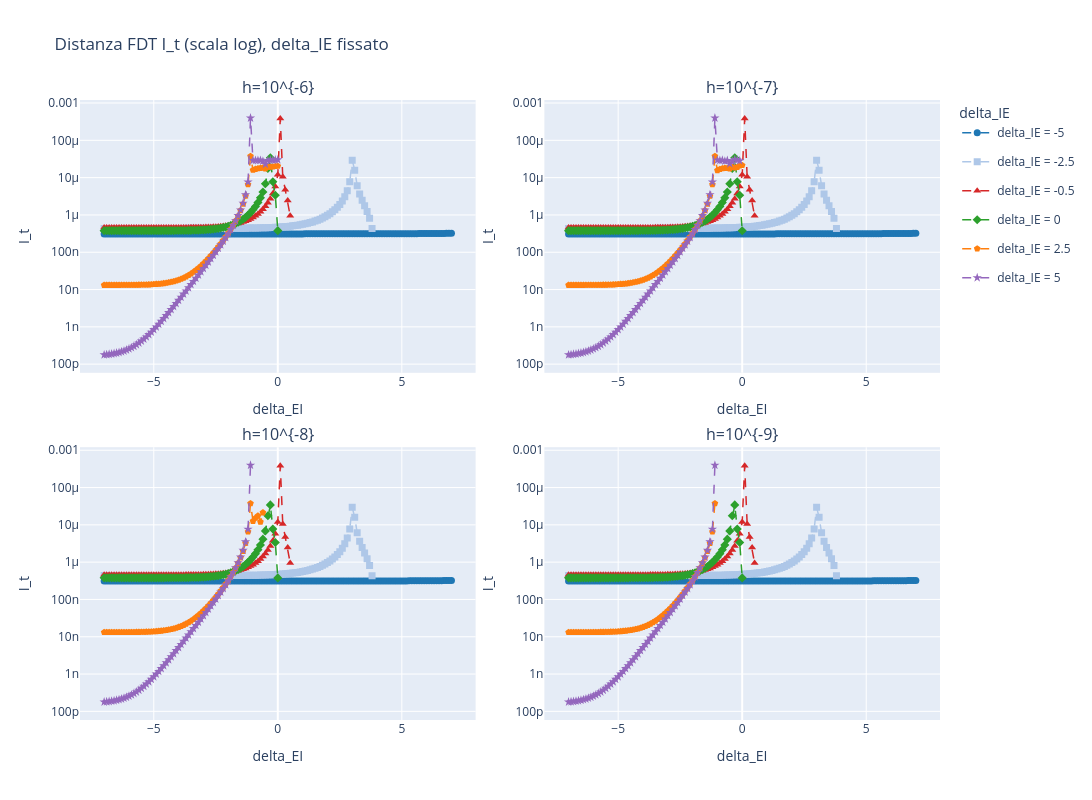

Here is the notebook cell this chart was saved with:
### Code cell
fig_die_log = plot_I_t_lines_interactive(
    results_die, valori_die, "delta_EI", "delta_IE",
    "Distanza FDT I_t (scala log), delta_IE fissato",
    yscale="log",
)
fig_die_log.show()

### Figure 1 — Plotly figure (JSON) as saved in the notebook; plotly's stock layout.template omitted (floating-point values rounded to 4 significant figures; data arrays with more than 128 entries replaced by an {"elided": "..."} marker saying what was removed)
{"data": [{"hovertemplate": "delta_IE = -5<br>delta_EI = %{x:.4g}<br>I_t = %{y:.6g}<extra></extra>", "legendgroup": "target_-5", "line": {"color": "rgb(31,119,180)", "dash": "dash", "width": 1.5}, "marker": {"color": "rgb(31,119,180)", "size": 7, "symbol": "circle"}, "mode": "lines+markers", "name": "delta_IE = -5", "showlegend": true, "type": "scatter", "x": {"elided": "141 float values"}, "xaxis": "x", "y": {"elided": "141 float values"}, "yaxis": "y"}, {"hovertemplate": "delta_IE = -2.5<br>delta_EI = %{x:.4g}<br>I_t = %{y:.6g}<extra></extra>", "legendgroup": "target_-2.5", "line": {"color": "rgb(174,199,232)", "dash": "dash", "width": 1.5}, "marker": {"color": "rgb(174,199,232)", "size": 7, "symbol": "square"}, "mode": "lines+markers", "name": "delta_IE = -2.5", "showlegend": true, "type": "scatter", "x": {"elided": "141 float values"}, "xaxis": "x", "y": {"elided": "141 float values"}, "yaxis": "y"}, {"hovertemplate": "delta_IE = -0.5<br>delta_EI = %{x:.4g}<br>I_t = %{y:.6g}<extra></extra>", "legendgroup": "target_-0.5", "line": {"color": "rgb(214,39,40)", "dash": "dash", "width": 1.5}, "marker": {"color": "rgb(214,39,40)", "size": 7, "symbol": "triangle-up"}, "mode": "lines+markers", "name": "delta_IE = -0.5", "showlegend": true, "type": "scatter", "x": {"elided": "141 float values"}, "xaxis": "x", "y": {"elided": "141 float values"}, "yaxis": "y"}, {"hovertemplate": "delta_IE = 0<br>delta_EI = %{x:.4g}<br>I_t = %{y:.6g}<extra></extra>", "legendgroup": "target_0", "line": {"color": "rgb(44,160,44)", "dash": "dash", "width": 1.5}, "marker": {"color": "rgb(44,160,44)", "size": 7, "symbol": "diamond"}, "mode": "lines+markers", "name": "delta_IE = 0", "showlegend": true, "type": "scatter", "x": {"elided": "141 float values"}, "xaxis": "x", "y": {"elided": "141 float values"}, "yaxis": "y"}, {"hovertemplate": "delta_IE = 2.5<br>delta_EI = %{x:.4g}<br>I_t = %{y:.6g}<extra></extra>", "legendgroup": "target_2.5", "line": {"color": "rgb(255,127,14)", "dash": "dash", "width": 1.5}, "marker": {"color": "rgb(255,127,14)", "size": 7, "symbol": "pentagon"}, "mode": "lines+markers", "name": "delta_IE = 2.5", "showlegend": true, "type": "scatter", "x": {"elided": "141 float values"}, "xaxis": "x", "y": {"elided": "141 float values"}, "yaxis": "y"}, {"hovertemplate": "delta_IE = 5<br>delta_EI = %{x:.4g}<br>I_t = %{y:.6g}<extra></extra>", "legendgroup": "target_5", "line": {"color": "rgb(148,103,189)", "dash": "dash", "width": 1.5}, "marker": {"color": "rgb(148,103,189)", "size": 7, "symbol": "star"}, "mode": "lines+markers", "name": "delta_IE = 5", "showlegend": true, "type": "scatter", "x": {"elided": "141 float values"}, "xaxis": "x", "y": {"elided": "141 float values"}, "yaxis": "y"}, {"hovertemplate": "delta_IE = -5<br>delta_EI = %{x:.4g}<br>I_t = %{y:.6g}<extra></extra>", "legendgroup": "target_-5", "line": {"color": "rgb(31,119,180)", "dash": "dash", "width": 1.5}, "marker": {"color": "rgb(31,119,180)", "size": 7, "symbol": "circle"}, "mode": "lines+markers", "name": "delta_IE = -5", "showlegend": false, "type": "scatter", "x": {"elided": "141 float values"}, "xaxis": "x2", "y": {"elided": "141 float values"}, "yaxis": "y2"}, {"hovertemplate": "delta_IE = -2.5<br>delta_EI = %{x:.4g}<br>I_t = %{y:.6g}<extra></extra>", "legendgroup": "target_-2.5", "line": {"color": "rgb(174,199,232)", "dash": "dash", "width": 1.5}, "marker": {"color": "rgb(174,199,232)", "size": 7, "symbol": "square"}, "mode": "lines+markers", "name": "delta_IE = -2.5", "showlegend": false, "type": "scatter", "x": {"elided": "141 float values"}, "xaxis": "x2", "y": {"elided": "141 float values"}, "yaxis": "y2"}, {"hovertemplate": "delta_IE = -0.5<br>delta_EI = %{x:.4g}<br>I_t = %{y:.6g}<extra></extra>", "legendgroup": "target_-0.5", "line": {"color": "rgb(214,39,40)", "dash": "dash", "width": 1.5}, "marker": {"color": "rgb(214,39,40)", "size": 7, "symbol": "triangle-up"}, "mode": "lines+markers", "name": "delta_IE = -0.5", "showlegend": false, "type": "scatter", "x": {"elided": "141 float values"}, "xaxis": "x2", "y": {"elided": "141 float values"}, "yaxis": "y2"}, {"hovertemplate": "delta_IE = 0<br>delta_EI = %{x:.4g}<br>I_t = %{y:.6g}<extra></extra>", "legendgroup": "target_0", "line": {"color": "rgb(44,160,44)", "dash": "dash", "width": 1.5}, "marker": {"color": "rgb(44,160,44)", "size": 7, "symbol": "diamond"}, "mode": "lines+markers", "name": "delta_IE = 0", "showlegend": false, "type": "scatter", "x": {"elided": "141 float values"}, "xaxis": "x2", "y": {"elided": "141 float values"}, "yaxis": "y2"}, {"hovertemplate": "delta_IE = 2.5<br>delta_EI = %{x:.4g}<br>I_t = %{y:.6g}<extra></extra>", "legendgroup": "target_2.5", "line": {"color": "rgb(255,127,14)", "dash": "dash", "width": 1.5}, "marker": {"color": "rgb(255,127,14)", "size": 7, "symbol": "pentagon"}, "mode": "lines+markers", "name": "delta_IE = 2.5", "showlegend": false, "type": "scatter", "x": {"elided": "141 float values"}, "xaxis": "x2", "y": {"elided": "141 float values"}, "yaxis": "y2"}, {"hovertemplate": "delta_IE = 5<br>delta_EI = %{x:.4g}<br>I_t = %{y:.6g}<extra></extra>", "legendgroup": "target_5", "line": {"color": "rgb(148,103,189)", "dash": "dash", "width": 1.5}, "marker": {"color": "rgb(148,103,189)", "size": 7, "symbol": "star"}, "mode": "lines+markers", "name": "delta_IE = 5", "showlegend": false, "type": "scatter", "x": {"elided": "141 float values"}, "xaxis": "x2", "y": {"elided": "141 float values"}, "yaxis": "y2"}, {"hovertemplate": "delta_IE = -5<br>delta_EI = %{x:.4g}<br>I_t = %{y:.6g}<extra></extra>", "legendgroup": "target_-5", "line": {"color": "rgb(31,119,180)", "dash": "dash", "width": 1.5}, "marker": {"color": "rgb(31,119,180)", "size": 7, "symbol": "circle"}, "mode": "lines+markers", "name": "delta_IE = -5", "showlegend": false, "type": "scatter", "x": {"elided": "141 float values"}, "xaxis": "x3", "y": {"elided": "141 float values"}, "yaxis": "y3"}, {"hovertemplate": "delta_IE = -2.5<br>delta_EI = %{x:.4g}<br>I_t = %{y:.6g}<extra></extra>", "legendgroup": "target_-2.5", "line": {"color": "rgb(174,199,232)", "dash": "dash", "width": 1.5}, "marker": {"color": "rgb(174,199,232)", "size": 7, "symbol": "square"}, "mode": "lines+markers", "name": "delta_IE = -2.5", "showlegend": false, "type": "scatter", "x": {"elided": "141 float values"}, "xaxis": "x3", "y": {"elided": "141 float values"}, "yaxis": "y3"}, {"hovertemplate": "delta_IE = -0.5<br>delta_EI = %{x:.4g}<br>I_t = %{y:.6g}<extra></extra>", "legendgroup": "target_-0.5", "line": {"color": "rgb(214,39,40)", "dash": "dash", "width": 1.5}, "marker": {"color": "rgb(214,39,40)", "size": 7, "symbol": "triangle-up"}, "mode": "lines+markers", "name": "delta_IE = -0.5", "showlegend": false, "type": "scatter", "x": {"elided": "141 float values"}, "xaxis": "x3", "y": {"elided": "141 float values"}, "yaxis": "y3"}, {"hovertemplate": "delta_IE = 0<br>delta_EI = %{x:.4g}<br>I_t = %{y:.6g}<extra></extra>", "legendgroup": "target_0", "line": {"color": "rgb(44,160,44)", "dash": "dash", "width": 1.5}, "marker": {"color": "rgb(44,160,44)", "size": 7, "symbol": "diamond"}, "mode": "lines+markers", "name": "delta_IE = 0", "showlegend": false, "type": "scatter", "x": {"elided": "141 float values"}, "xaxis": "x3", "y": {"elided": "141 float values"}, "yaxis": "y3"}, {"hovertemplate": "delta_IE = 2.5<br>delta_EI = %{x:.4g}<br>I_t = %{y:.6g}<extra></extra>", "legendgroup": "target_2.5", "line": {"color": "rgb(255,127,14)", "dash": "dash", "width": 1.5}, "marker": {"color": "rgb(255,127,14)", "size": 7, "symbol": "pentagon"}, "mode": "lines+markers", "name": "delta_IE = 2.5", "showlegend": false, "type": "scatter", "x": {"elided": "141 float values"}, "xaxis": "x3", "y": {"elided": "141 float values"}, "yaxis": "y3"}, {"hovertemplate": "delta_IE = 5<br>delta_EI = %{x:.4g}<br>I_t = %{y:.6g}<extra></extra>", "legendgroup": "target_5", "line": {"color": "rgb(148,103,189)", "dash": "dash", "width": 1.5}, "marker": {"color": "rgb(148,103,189)", "size": 7, "symbol": "star"}, "mode": "lines+markers", "name": "delta_IE = 5", "showlegend": false, "type": "scatter", "x": {"elided": "141 float values"}, "xaxis": "x3", "y": {"elided": "141 float values"}, "yaxis": "y3"}, {"hovertemplate": "delta_IE = -5<br>delta_EI = %{x:.4g}<br>I_t = %{y:.6g}<extra></extra>", "legendgroup": "target_-5", "line": {"color": "rgb(31,119,180)", "dash": "dash", "width": 1.5}, "marker": {"color": "rgb(31,119,180)", "size": 7, "symbol": "circle"}, "mode": "lines+markers", "name": "delta_IE = -5", "showlegend": false, "type": "scatter", "x": {"elided": "141 float values"}, "xaxis": "x4", "y": {"elided": "141 float values"}, "yaxis": "y4"}, {"hovertemplate": "delta_IE = -2.5<br>delta_EI = %{x:.4g}<br>I_t = %{y:.6g}<extra></extra>", "legendgroup": "target_-2.5", "line": {"color": "rgb(174,199,232)", "dash": "dash", "width": 1.5}, "marker": {"color": "rgb(174,199,232)", "size": 7, "symbol": "square"}, "mode": "lines+markers", "name": "delta_IE = -2.5", "showlegend": false, "type": "scatter", "x": {"elided": "141 float values"}, "xaxis": "x4", "y": {"elided": "141 float values"}, "yaxis": "y4"}, {"hovertemplate": "delta_IE = -0.5<br>delta_EI = %{x:.4g}<br>I_t = %{y:.6g}<extra></extra>", "legendgroup": "target_-0.5", "line": {"color": "rgb(214,39,40)", "dash": "dash", "width": 1.5}, "marker": {"color": "rgb(214,39,40)", "size": 7, "symbol": "triangle-up"}, "mode": "lines+markers", "name": "delta_IE = -0.5", "showlegend": false, "type": "scatter", "x": {"elided": "141 float values"}, "xaxis": "x4", "y": {"elided": "141 float values"}, "yaxis": "y4"}, {"hovertemplate": "delta_IE = 0<br>delta_EI = %{x:.4g}<br>I_t = %{y:.6g}<extra></extra>", "legendgroup": "target_0", "line": {"color": "rgb(44,160,44)", "dash": "dash", "width": 1.5}, "marker": {"color": "rgb(44,160,44)", "size": 7, "symbol": "diamond"}, "mode": "lines+markers", "name": "delta_IE = 0", "showlegend": false, "type": "scatter", "x": {"elided": "141 float values"}, "xaxis": "x4", "y": {"elided": "141 float values"}, "yaxis": "y4"}, {"hovertemplate": "delta_IE = 2.5<br>delta_EI = %{x:.4g}<br>I_t = %{y:.6g}<extra></extra>", "legendgroup": "target_2.5", "line": {"color": "rgb(255,127,14)", "dash": "dash", "width": 1.5}, "marker": {"color": "rgb(255,127,14)", "size": 7, "symbol": "pentagon"}, "mode": "lines+markers", "name": "delta_IE = 2.5", "showlegend": false, "type": "scatter", "x": {"elided": "141 float values"}, "xaxis": "x4", "y": {"elided": "141 float values"}, "yaxis": "y4"}, {"hovertemplate": "delta_IE = 5<br>delta_EI = %{x:.4g}<br>I_t = %{y:.6g}<extra></extra>", "legendgroup": "target_5", "line": {"color": "rgb(148,103,189)", "dash": "dash", "width": 1.5}, "marker": {"color": "rgb(148,103,189)", "size": 7, "symbol": "star"}, "mode": "lines+markers", "name": "delta_IE = 5", "showlegend": false, "type": "scatter", "x": {"elided": "141 float values"}, "xaxis": "x4", "y": {"elided": "141 float values"}, "yaxis": "y4"}], "layout": {"annotations": [{"font": {"size": 16}, "showarrow": false, "text": "h=10^{-6}", "x": 0.23, "xanchor": "center", "xref": "paper", "y": 1, "yanchor": "bottom", "yref": "paper"}, {"font": {"size": 16}, "showarrow": false, "text": "h=10^{-7}", "x": 0.77, "xanchor": "center", "xref": "paper", "y": 1, "yanchor": "bottom", "yref": "paper"}, {"font": {"size": 16}, "showarrow": false, "text": "h=10^{-8}", "x": 0.23, "xanchor": "center", "xref": "paper", "y": 0.44, "yanchor": "bottom", "yref": "paper"}, {"font": {"size": 16}, "showarrow": false, "text": "h=10^{-9}", "x": 0.77, "xanchor": "center", "xref": "paper", "y": 0.44, "yanchor": "bottom", "yref": "paper"}], "height": 800, "hovermode": "closest", "legend": {"title": {"text": "delta_IE"}}, "title": {"text": "Distanza FDT I_t (scala log), delta_IE fissato"}, "width": 1100, "xaxis": {"anchor": "y", "domain": [0, 0.46], "title": {"text": "delta_EI"}}, "xaxis2": {"anchor": "y2", "domain": [0.54, 1], "title": {"text": "delta_EI"}}, "xaxis3": {"anchor": "y3", "domain": [0, 0.46], "title": {"text": "delta_EI"}}, "xaxis4": {"anchor": "y4", "domain": [0.54, 1], "title": {"text": "delta_EI"}}, "yaxis": {"anchor": "x", "domain": [0.56, 1], "title": {"text": "I_t"}, "type": "log"}, "yaxis2": {"anchor": "x2", "domain": [0.56, 1], "title": {"text": "I_t"}, "type": "log"}, "yaxis3": {"anchor": "x3", "domain": [0, 0.44], "title": {"text": "I_t"}, "type": "log"}, "yaxis4": {"anchor": "x4", "domain": [0, 0.44], "title": {"text": "I_t"}, "type": "log"}}}
